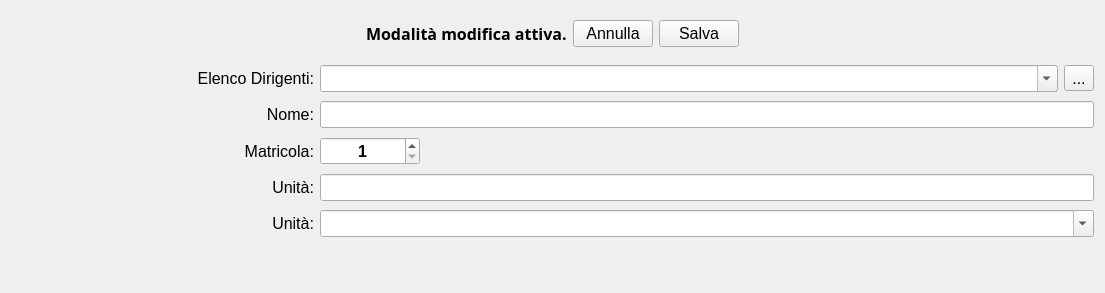
      <widget class="QWidget" name="dirigentiTab">
       <attribute name="icon">
        <iconset resource="assets.qrc">
         <normaloff>:/icons/view-process-users.svg</normaloff>:/icons/view-process-users.svg</iconset>
       </attribute>
       <attribute name="title">
        <string>Dirigenti Medici</string>
       </attribute>
       <layout class="QVBoxLayout" name="verticalLayout_5">
        <item>
         <widget class="QWidget" name="confirmDirigenteWidget" native="true">
          <layout class="QHBoxLayout" name="horizontalLayout_5">
           <item>
            <spacer name="horizontalSpacer_5">
             <property name="orientation">
              <enum>Qt::Horizontal</enum>
             </property>
             <property name="sizeHint" stdset="0">
              <size>
               <width>249</width>
               <height>20</height>
              </size>
             </property>
            </spacer>
           </item>
           <item>
            <widget class="QLabel" name="label_7">
             <property name="font">
              <font>
               <family>ABeeZee</family>
               <pointsize>12</pointsize>
               <weight>75</weight>
               <bold>true</bold>
              </font>
             </property>
             <property name="text">
              <string>Modalità modifica attiva.</string>
             </property>
            </widget>
           </item>
           <item>
            <widget class="QPushButton" name="editDirigenteCancelButton">
             <property name="font">
              <font>
               <pointsize>12</pointsize>
              </font>
             </property>
             <property name="text">
              <string>Annulla</string>
             </property>
             <property name="icon">
              <iconset resource="assets.qrc">
               <normaloff>:/icons/dialog-cancel.svg</normaloff>:/icons/dialog-cancel.svg</iconset>
             </property>
            </widget>
           </item>
           <item>
            <widget class="QPushButton" name="editDirigenteSaveButton">
             <property name="font">
              <font>
               <pointsize>12</pointsize>
              </font>
             </property>
             <property name="text">
              <string>Salva</string>
             </property>
             <property name="icon">
              <iconset resource="assets.qrc">
               <normaloff>:/icons/dialog-ok.svg</normaloff>:/icons/dialog-ok.svg</iconset>
             </property>
            </widget>
           </item>
           <item>
            <spacer name="horizontalSpacer_6">
             <property name="orientation">
              <enum>Qt::Horizontal</enum>
             </property>
             <property name="sizeHint" stdset="0">
              <size>
               <width>248</width>
               <height>20</height>
              </size>
             </property>
            </spacer>
           </item>
          </layout>
         </widget>
        </item>
        <item>
         <layout class="QHBoxLayout" name="horizontalLayout_6">
          <item>
           <layout class="QVBoxLayout" name="verticalLayout_2">
            <item>
             <widget class="QLabel" name="photoLabel">
              <property name="minimumSize">
               <size>
                <width>180</width>
                <height>180</height>
               </size>
              </property>
              <property name="maximumSize">
               <size>
                <width>180</width>
                <height>180</height>
               </size>
              </property>
              <property name="text">
               <string/>
              </property>
             </widget>
            </item>
           </layout>
          </item>
          <item>
           <layout class="QGridLayout" name="gridLayout_2">
            <item row="0" column="0">
             <widget class="QLabel" name="label_9">
              <property name="sizePolicy">
               <sizepolicy hsizetype="Fixed" vsizetype="Preferred">
                <horstretch>0</horstretch>
                <verstretch>0</verstretch>
               </sizepolicy>
              </property>
              <property name="font">
               <font>
                <pointsize>12</pointsize>
               </font>
              </property>
              <property name="text">
               <string>Elenco Dirigenti:</string>
              </property>
              <property name="alignment">
               <set>Qt::AlignRight|Qt::AlignTrailing|Qt::AlignVCenter</set>
              </property>
             </widget>
            </item>
            <item row="0" column="1" colspan="2">
             <widget class="SearchComboBox" name="dirigentiComboBox">
              <property name="sizePolicy">
               <sizepolicy hsizetype="MinimumExpanding" vsizetype="Fixed">
                <horstretch>0</horstretch>
                <verstretch>0</verstretch>
               </sizepolicy>
              </property>
              <property name="font">
               <font>
                <pointsize>12</pointsize>
               </font>
              </property>
              <property name="toolTip">
               <string>Elenco Unità Operative</string>
              </property>
              <property name="editable">
               <bool>true</bool>
              </property>
             </widget>
            </item>
            <item row="0" column="3">
             <widget class="QToolButton" name="dirigenteTB">
              <property name="font">
               <font>
                <pointsize>12</pointsize>
               </font>
              </property>
              <property name="text">
               <string>...</string>
              </property>
             </widget>
            </item>
            <item row="1" column="0">
             <widget class="QLabel" name="label_10">
              <property name="sizePolicy">
               <sizepolicy hsizetype="Preferred" vsizetype="Preferred">
                <horstretch>0</horstretch>
                <verstretch>0</verstretch>
               </sizepolicy>
              </property>
              <property name="font">
               <font>
                <pointsize>12</pointsize>
               </font>
              </property>
              <property name="text">
               <string>Nome:</string>
              </property>
              <property name="alignment">
               <set>Qt::AlignRight|Qt::AlignTrailing|Qt::AlignVCenter</set>
              </property>
             </widget>
            </item>
            <item row="1" column="1" colspan="3">
             <widget class="QLineEdit" name="dirigenteNomeLE">
              <property name="sizePolicy">
               <sizepolicy hsizetype="Expanding" vsizetype="Fixed">
                <horstretch>0</horstretch>
                <verstretch>0</verstretch>
               </sizepolicy>
              </property>
              <property name="font">
               <font>
                <pointsize>12</pointsize>
                <weight>75</weight>
                <bold>true</bold>
               </font>
              </property>
              <property name="text">
               <string/>
              </property>
             </widget>
            </item>
            <item row="2" column="0">
             <widget class="QLabel" name="label_11">
              <property name="sizePolicy">
               <sizepolicy hsizetype="Preferred" vsizetype="Preferred">
                <horstretch>0</horstretch>
                <verstretch>0</verstretch>
               </sizepolicy>
              </property>
              <property name="font">
               <font>
                <pointsize>12</pointsize>
               </font>
              </property>
              <property name="text">
               <string>Matricola:</string>
              </property>
              <property name="alignment">
               <set>Qt::AlignRight|Qt::AlignTrailing|Qt::AlignVCenter</set>
              </property>
             </widget>
            </item>
            <item row="2" column="1">
             <widget class="QSpinBox" name="dirigenteMatricolaSB">
              <property name="sizePolicy">
               <sizepolicy hsizetype="Expanding" vsizetype="Fixed">
                <horstretch>0</horstretch>
                <verstretch>0</verstretch>
               </sizepolicy>
              </property>
              <property name="maximumSize">
               <size>
                <width>100</width>
                <height>16777215</height>
               </size>
              </property>
              <property name="font">
               <font>
                <pointsize>12</pointsize>
                <weight>75</weight>
                <bold>true</bold>
               </font>
              </property>
              <property name="alignment">
               <set>Qt::AlignCenter</set>
              </property>
              <property name="buttonSymbols">
               <enum>QAbstractSpinBox::UpDownArrows</enum>
              </property>
              <property name="minimum">
               <number>1</number>
              </property>
              <property name="maximum">
               <number>99999</number>
              </property>
             </widget>
            </item>
            <item row="2" column="2" colspan="2">
             <spacer name="horizontalSpacer_7">
              <property name="orientation">
               <enum>Qt::Horizontal</enum>
              </property>
              <property name="sizeHint" stdset="0">
               <size>
                <width>668</width>
                <height>20</height>
               </size>
              </property>
             </spacer>
            </item>
            <item row="3" column="0">
             <widget class="QLabel" name="dirigenteUnitaROLabel">
              <property name="sizePolicy">
               <sizepolicy hsizetype="Preferred" vsizetype="Preferred">
                <horstretch>0</horstretch>
                <verstretch>0</verstretch>
               </sizepolicy>
              </property>
              <property name="font">
               <font>
                <pointsize>12</pointsize>
               </font>
              </property>
              <property name="text">
               <string>Unità:</string>
              </property>
              <property name="alignment">
               <set>Qt::AlignRight|Qt::AlignTrailing|Qt::AlignVCenter</set>
              </property>
             </widget>
            </item>
            <item row="3" column="1" colspan="3">
             <widget class="QLineEdit" name="dirigenteUnitaLE">
              <property name="sizePolicy">
               <sizepolicy hsizetype="Expanding" vsizetype="Fixed">
                <horstretch>0</horstretch>
                <verstretch>0</verstretch>
               </sizepolicy>
              </property>
              <property name="font">
               <font>
                <pointsize>12</pointsize>
                <weight>75</weight>
                <bold>true</bold>
               </font>
              </property>
              <property name="text">
               <string/>
              </property>
             </widget>
            </item>
            <item row="4" column="0">
             <widget class="QLabel" name="dirigenteUnitaRWLabel">
              <property name="sizePolicy">
               <sizepolicy hsizetype="Preferred" vsizetype="Preferred">
                <horstretch>0</horstretch>
                <verstretch>0</verstretch>
               </sizepolicy>
              </property>
              <property name="font">
               <font>
                <pointsize>12</pointsize>
               </font>
              </property>
              <property name="text">
               <string>Unità:</string>
              </property>
              <property name="alignment">
               <set>Qt::AlignRight|Qt::AlignTrailing|Qt::AlignVCenter</set>
              </property>
             </widget>
            </item>
            <item row="4" column="1" colspan="3">
             <widget class="SearchComboBox" name="dirigentiUnitaComboBox">
              <property name="sizePolicy">
               <sizepolicy hsizetype="Expanding" vsizetype="Fixed">
                <horstretch>0</horstretch>
                <verstretch>0</verstretch>
               </sizepolicy>
              </property>
              <property name="font">
               <font>
                <pointsize>12</pointsize>
               </font>
              </property>
              <property name="toolTip">
               <string>Elenco Unità Operative</string>
              </property>
              <property name="editable">
               <bool>true</bool>
              </property>
             </widget>
            </item>
           </layout>
          </item>
         </layout>
        </item>
        <item>
         <spacer name="verticalSpacer_3">
          <property name="orientation">
           <enum>Qt::Vertical</enum>
          </property>
          <property name="sizeHint" stdset="0">
           <size>
            <width>20</width>
            <height>40</height>
           </size>
          </property>
         </spacer>
        </item>
       </layout>
      </widget>
